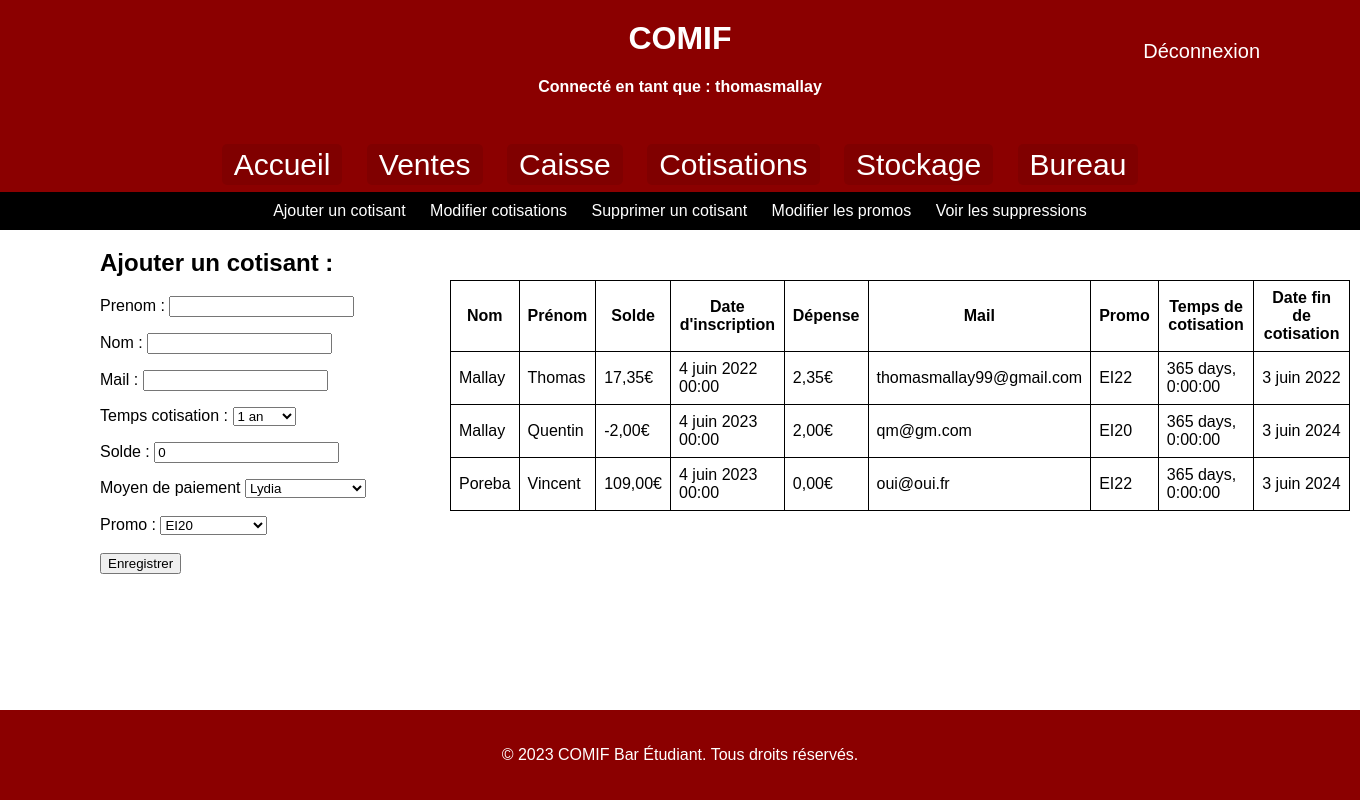
The app's page /ajtcotisants/ (signed in) with its own data.
### AppCotisants/models.py (models this page shows, shortened)
class Cotisants(models.Model):
    prenom = models.CharField(max_length=15)
    nom = models.CharField(max_length=15)
    nomprenom = models.CharField(max_length=30, unique=True, default='')
    solde = models.DecimalField(max_digits=8, decimal_places=2, default='0')
    date_inscription = models.DateTimeField(auto_now_add=True)
    depense = models.DecimalField(max_digits=8, decimal_places=2, default='0')
    mail = models.EmailField(max_length=40, default='')
    promo = models.CharField(max_length=40, default='')
    DUREE_CHOICES = (
        (timedelta(days=365), '1 an'),
        (timedelta(days=183), '6 mois'),
        (timedelta(days=6), '6 jours'),
    )
    temps_cotisation = models.DurationField(choices=DUREE_CHOICES, default=None)
    date_fin = models.DateField(default=None, null=True, blank=True)

### AppCotisants/views.py (the view)
# urls.py: path('ajtcotisants/', views2.index),
@login_required
def index(request):
    if request.method == "POST":
        form = CotisantForm(request.POST)
        promo = request.POST.get('options2')
        mode = request.POST.get('options1')
        print("promo",promo)
        if form.is_valid():
            try:
                instance = form.save(commit=False)
                instance.promo = promo
                instance.save()
                client_id = instance.pk  # Récupère l'ID de l'instance
                cotisant = get_object_or_404(Cotisants, id=client_id)
                encaissement = Encaissement(
                    client_id=cotisant,
                    client=f"{cotisant.prenom} {cotisant.nom}",
                    montant=cotisant.solde,
                    mode_paiement=mode,
                    compte_serveur=request.user.username, )
                encaissement.save()
                return redirect('/ajtcotisants')
            except IntegrityError:
                form.add_error('nom', 'Un cotisant avec ce nom et prénom existe déjà.')
    else:
        form = CotisantForm()
    return render(request, 'ajtcotisants2.html', {'dataMode':ModePaiement.objects.all(),'dataPromo':Promo.objects.all(),'form': form, 'dataCotisants': Cotisants.objects.order_by('nom').all(),'username': request.user.username})

### AppCotisants/formulaire.py
class CotisantForm(ModelForm):
    class Meta:
        model = Cotisants
        fields = ['prenom', 'nom','mail','temps_cotisation','solde']

### templates/ajtcotisants2.html (shortened to what this page needs)
<!DOCTYPE html>
<html>
<head>
    {% load static %}
</head>
<body>
<header>
    <h1>COMIF</h1>
    <h4 style="color: white;">Connecté en tant que : {{ username }}</h4>
    <a href="{% url 'logout' %}" style="font-size: 20px; position: absolute; top: 40px; right: 100px;
     color: white; text-decoration: none;">Déconnexion</a>
</header>
  <nav>
    <a href="/welcome">Accueil</a>
    <a href="/ajtvente">Ventes</a>
    <a href="/gstsoldes">Caisse</a>
    <a href="/ajtcotisants">Cotisations</a>
    <a href="/ajtproduits">Stockage</a>
    <a href="/tresorerie">Bureau</a>
  </nav>
  <div class="navbar">
    <a href="/ajtcotisants">Ajouter un cotisant</a>
    <a href="/gstcotisants">Modifier cotisations</a>
    <a href="/supcotisants">Supprimer un cotisant</a>
    <a href="/promo">Modifier les promos</a>
    <a href="/voirsupcot">Voir les suppressions</a>
  </div>
<section>
    <div>
        <h2 style="position:absolute; top:0px; left:0px;">Ajouter un cotisant :</h2>
        <form method="POST" class="post-form">
            {{ form.as_p }}
            Moyen de paiement
            <select name="options1" >
                {%for m in dataMode %}
                <option value="{{m.mode}}">{{m.mode}}</option>
                {% endfor %}
            </select>
            <br/>
            <br/>
            Promo :
            <select name="options2" >
                {%for p in dataPromo %}
                <option value="{{p.promo}}">{{p.promo}}</option>
                {% endfor %}
            </select>
            <br/>
            <br/>
            <button type="submit" class="save btn">Enregistrer</button>
        </form>
    </div>
    <div class="scrollable-table">
        <table width="900" border="1" style="border-collapse:collapse;">
            <thead>
            <tr>
                <th>Nom</th>
                <th>Prénom</th>
                <th>Solde</th>
                <th>Date d'inscription</th>
                <th>Dépense</th>
                <th>Mail</th>
                <th>Promo</th>
                <th>Temps de cotisation</th>
                <th>Date fin de cotisation</th>
            </tr>
            </thead>
            <tbody>
            {% for cotisant in dataCotisants %}
            <tr>
                <td>{{ cotisant.nom }}</td>
                <td>{{ cotisant.prenom }}</td>
                <td>{{ cotisant.solde }}€</td>
                <td>{{ cotisant.date_inscription }}</td>
                <td>{{ cotisant.depense }}€</td>
                <td>{{ cotisant.mail }}</td>
                <td>{{ cotisant.promo }}</td>
                <td>{{ cotisant.temps_cotisation }}</td>
                <td>{{ cotisant.date_fin }}</td>
            </tr>
            {% endfor %}
            </tbody>
        </table>
    </div>
</section>
<footer>
    <p>&copy; 2023 COMIF Bar Étudiant. Tous droits réservés.</p>
</footer>
</body>
</html>

### templates/ajtcotisants2.html (style rules this page uses)
body { font-family: Arial, sans-serif; margin: 0; padding: 0; background-size: cover; background-position: center; display: flex; flex-direction: column; min-height: 100vh; }
header { background-color: #8B0000; color: #fff; padding: 20px; text-align: center; }
h1 { margin: 0; }
nav { background-color: #8B0000; color: #fff; padding: 10px; text-align: center; }
nav a { color: #fff; text-decoration: none; margin: 0 10px; font-size: 30px; padding: 4px 12px; border-radius: 5px; background-color: #800000; }
.navbar { background-color: #000; color: #fff; text-align: center; padding: 10px; }
.navbar a { color: #fff; text-decoration: none; margin: 0 10px; }
section { position: absolute; top: O px; left: 100px; position: relative; margin-bottom: 350px; }
form { position: absolute; top: 50px; left: 0px; }
footer { background-color: #8B0000; color: #fff; padding: 20px; text-align: center; margin-top: auto; }
table { border-collapse: collapse; width: 900px; }
th, td { border: 1px solid black; padding: 8px; }
.scrollable-table { position: absolute; top: 50px; left: 350px; height: 300px; overflow-y: scroll; }

### records on screen
Cotisants: nom "Mallay", prenom "Thomas", solde "17,35", date_inscription "4 juin 2022 00:00", depense "2,35", mail "thomasmallay99@gmail.com", promo "EI22", temps_cotisation "365 days, 0:00:00", date_fin "3 juin 2022"
Cotisants: nom "Mallay", prenom "Quentin", solde "-2,00", date_inscription "4 juin 2023 00:00", depense "2,00", mail "qm@gm.com", promo "EI20", temps_cotisation "365 days, 0:00:00", date_fin "3 juin 2024"
Cotisants: nom "Poreba", prenom "Vincent", solde "109,00", date_inscription "4 juin 2023 00:00", depense "0,00", mail "oui@oui.fr", promo "EI22", temps_cotisation "365 days, 0:00:00", date_fin "3 juin 2024"

### other values on screen
{{ username }} "thomasmallay"
form field options1 "Lydia"
form field options2 "EI20"
